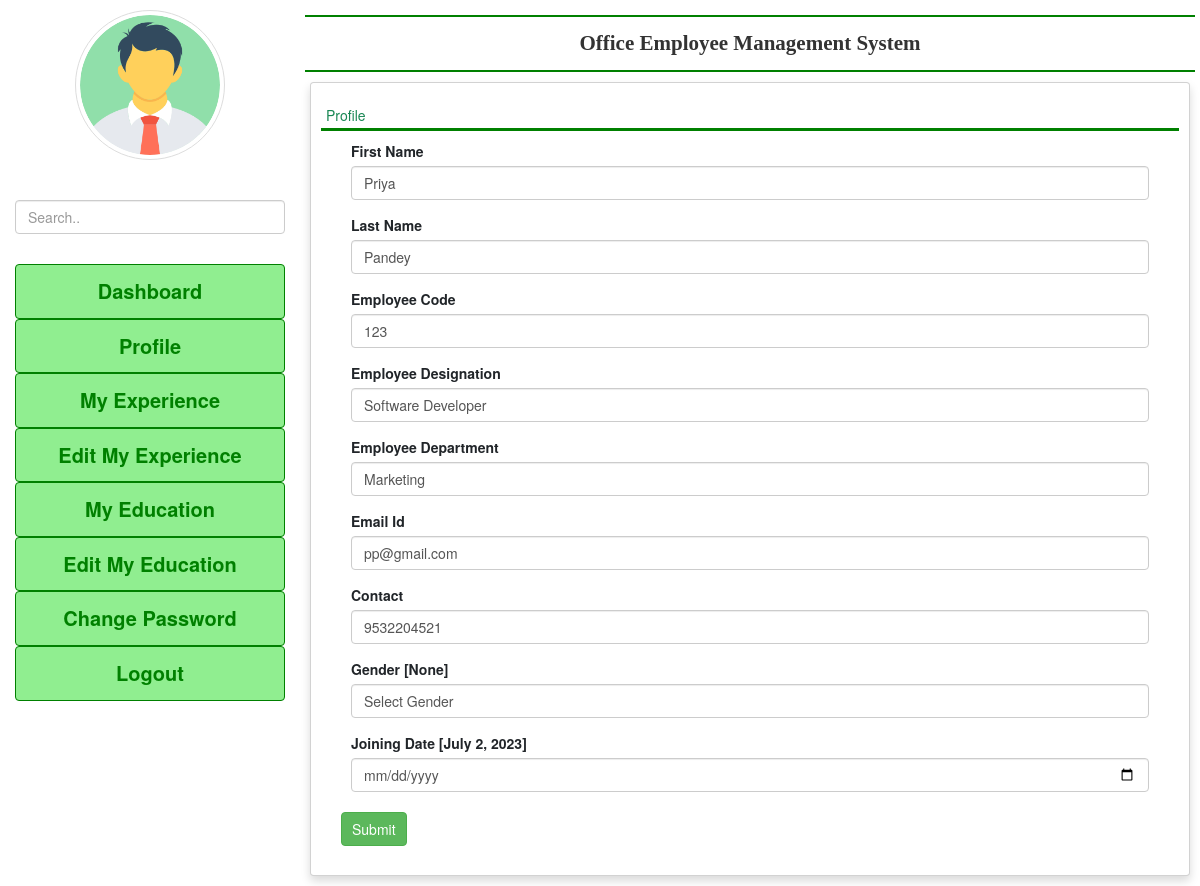
The page /profile (signed in) on the database its author committed.
### emp_app/models.py (models this page shows, shortened)
class Employee(models.Model):
    user=models.ForeignKey(User, on_delete=models.CASCADE)
    empcode=models.CharField(max_length=50)
    empdept=models.CharField(max_length=100,null=True)
    designation=models.CharField(max_length=100,null=True)
    contact=models.CharField(max_length=15,null=True)
    gender=models.CharField(max_length=50,null=True)
    joiningdate=models.DateField(null=True)

### emp_app/views.py (the view, shortened to what this page needs)
# urls.py: path('profile',views.profile,name='profile'),
def profile(request):
    if not request.user.is_authenticated:
        return redirect('emp_login')
    error=""
    user=request.user
    employee=Employee.objects.get(user=user)
    return render(request,'profile.html',locals())

### templates/profile.html (shortened to what this page needs)
{%  extends 'emp_base.html' %}
{%block main%}
<div class="card shadow m-2">
    <div class="card-body">
        <h5 class="p-2 text-success" style="border-bottom: 3px solid green  ">Profile</h5>
        <div class="container-fluid">
            <form method="post" name="signup" onsubmit="return checkpassword()">
                <div class="form-row">
                    <div class="col-md-12">
                        <div class="form-group">
                            <label>First Name</label>
                            <input type="text" name="firstname" class="form-control" placeholder="Enter First Name" pattern="[A-Za-z]+" value="{{employee.user.first_name}}">
                        </div>
                    </div>
                    <div class="col-md-12">
                        <div class="form-group">
                            <label>Last Name</label>
                            <input type="text" name="lastname" class="form-control" placeholder="Enter Last Name" pattern="[A-Za-z]+" value="{{employee.user.last_name}}">
                        </div>
                    </div>
                    <div class="col-sm-12">
                        <div class="form-group">
                            <label>Employee Code</label>
                            <input type="text" name="empcode" class="form-control" placeholder="Enter Employee Code" pattern="[0-9]+" value="{{employee.empcode}}">
                        </div>
                    </div>
                    <div class="col-sm-12">
                        <div class="form-group">
                            <label>Employee Designation</label>
                            <input type="text" name="designation" class="form-control" placeholder="Enter Designation" value="{{employee.designation}}" >
                        </div>
                    </div>
                    <div class="col-sm-12">
                        <div class="form-group">
                            <label>Employee Department</label>
                            <input type="text" name="department" class="form-control" placeholder="Enter Department" value="{{employee.empdept}}" >
                        </div>
                    </div>
                    <div class="col-sm-12">
                        <div class="form-group">
                            <label>Email Id</label>
                            <input type="email" name="emailid" class="form-control" placeholder="Enter Email Address" value="{{employee.user.username}}" >
                        </div>
                    </div>
                    <div class="col-sm-12">
                        <div class="form-group">
                            <label>Contact</label>
                            <input type="text" name="contact" class="form-control" placeholder="Contact Number" value="{{employee.contact}}" >
                        </div>
                    </div>
                    <div class="col-sm-12">
                        <div class="form-group">
                            <label>Gender [{{employee.gender}}]</label>
                            <select name="gender" class="form-control" >
                                <option value="None">Select Gender</option>
                            </select>
                        </div>
                    </div>
                    <div class="col-sm-12">
                        <div class="form-group">
                            <label>Joining Date [{{employee.joiningdate}}]</label>
                            <input type="date" name="jdate" class="form-control" >
                        </div>
                    </div>
                </div>
                <input type="submit" value="Submit" class="m-2 px-3 btn btn-success">
            </form>
        </div>
    </div>
</div>
{% endblock %}

### rows shown on the page
Employee: firstname "Priya", lastname "Pandey", empcode "123", designation "Software Developer", department "Marketing", emailid "pp@gmail.com", contact "9532204521", gender "None", joiningdate "July 2, 2023"
